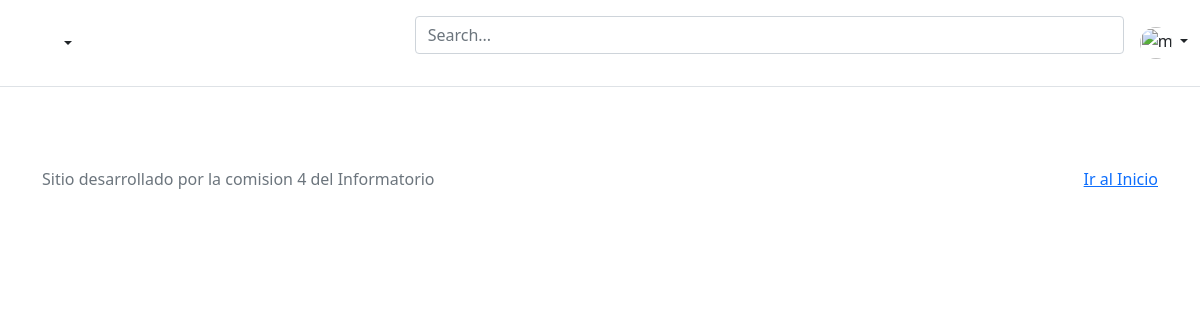
The app's page /, older data.
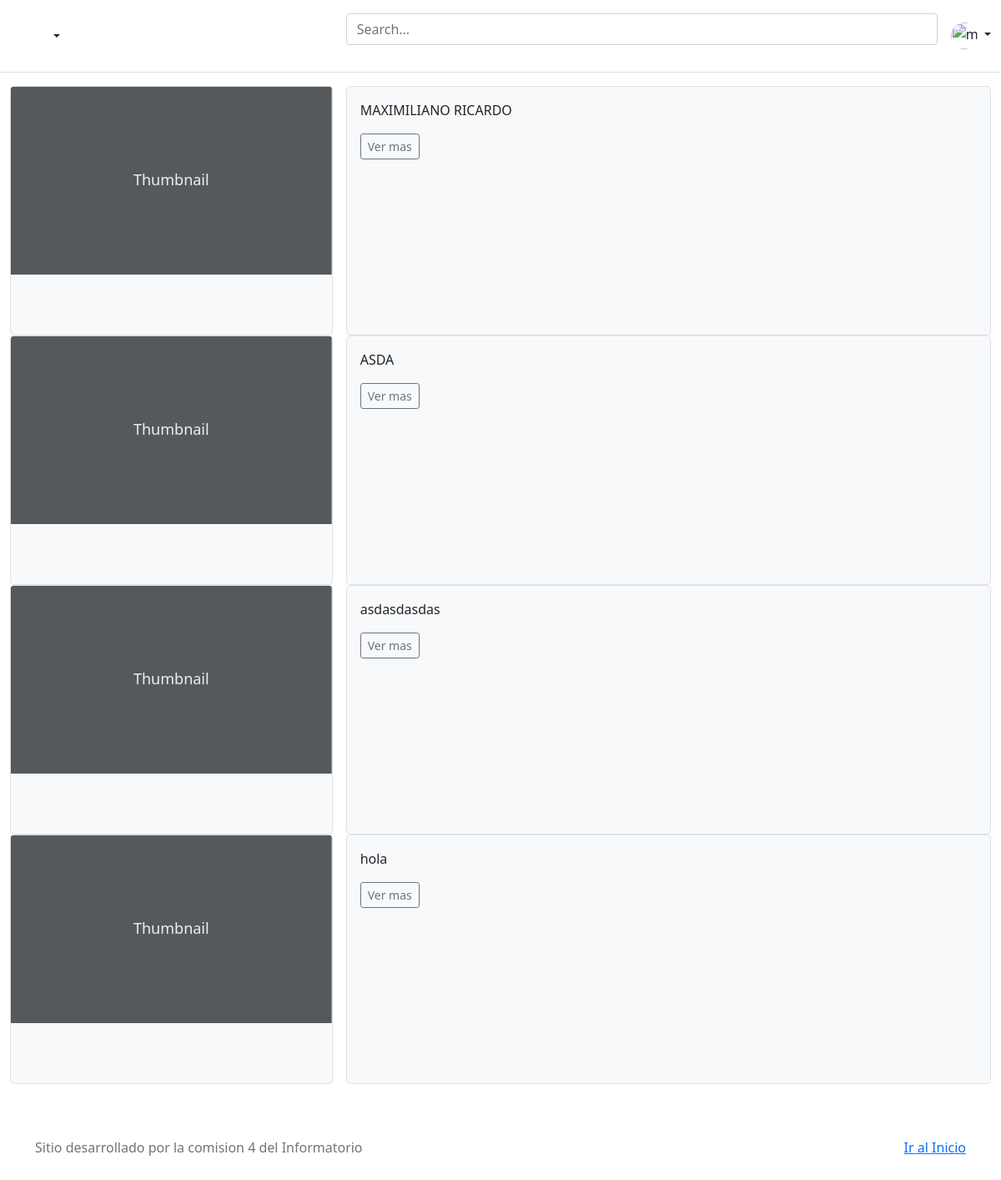
The same page, newer data.
### apps/post/models.py (models this page shows, shortened)
class Post(models.Model):
	nombre = models.CharField(max_length=255)
	detalle = models.TextField(max_length=1000)
	autor = models.ForeignKey(Usuario, on_delete=models.CASCADE, null=True)
	estado = models.IntegerField(null=True)
	categoria = models.OneToOneField(Categoria, on_delete=models.CASCADE, null=True)
	comentarios = models.ManyToManyField(Comentario)
	class Meta:
		db_table="post"

### bloginfo/views.py (the view)
# urls.py: path('', views.Inicio.as_view(), name="inicio"),
class Inicio(TemplateView):
	template_name = "inicio.html"
	def get_context_data(self, **kwargs):
		context = super(Inicio, self).get_context_data(**kwargs)
		context["post"] = Post.objects.all()
		return context

### templates/inicio.html
{% extends "base/base.html" %}
{% block contenido %}
	<div class="container-fluid pb-3">
		{% for p in post %}
		<div class="d-grid gap-3" style="grid-template-columns: 1fr 2fr;">
			<div class="bg-light border rounded-3">
				<svg class="bd-placeholder-img card-img-top" width="100%" height="225" xmlns="http://www.w3.org/2000/svg" role="img" aria-label="Placeholder: Thumbnail" preserveAspectRatio="xMidYMid slice" focusable="false"><title>Placeholder</title><rect width="100%" height="100%" fill="#55595c"></rect><text x="50%" y="50%" fill="#eceeef" dy=".3em">Thumbnail</text></svg>
				<br><br><br><br>
			</div>
			<div class="bg-light border rounded-3">
				<div class="card-body">
					<p class="card-text">{{p.nombre}}</p>
					<div class="d-flex justify-content-between align-items-center">
						<div class="btn-group">
							<a class="btn btn-sm btn-outline-secondary" href="{% url 'post:detalle' p.id %}">Ver mas</a>
						</div>
					</div>
				</div>
				<br><br>
			</div>
		</div>
		{% endfor %}
	</div>
{% endblock contenido %}

Row changes from the older to the newer data that the page shows:
added Post: nombre "MAXIMILIANO RICARDO"
added Post: nombre "ASDA"
added Post: nombre "asdasdasdas"
added Post: nombre "hola"
